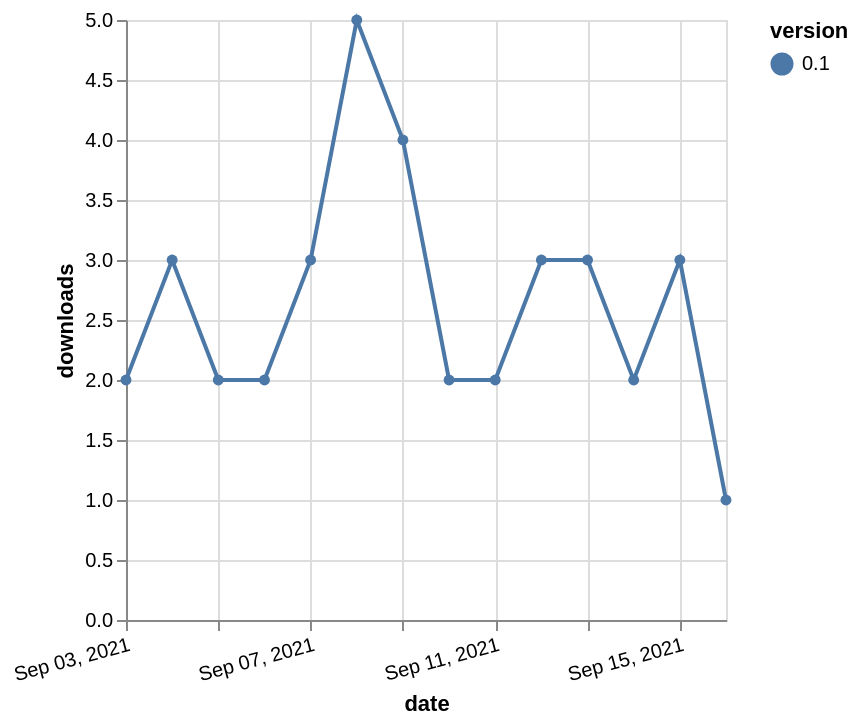

Write a Vega-Lite specification for this figure.
### Vega-Lite specification from a JSON file in a GitHub repository (floating-point values rounded to 4 significant figures)
{"$schema": "https://vega.github.io/schema/vega-lite/v5.json", "description": "A simple bar chart with embedded data.", "data": {"values": [{"date": "2021-09-03", "total": 1001, "delta": 2, "version": "0.1"}, {"date": "2021-09-04", "total": 1004, "delta": 3, "version": "0.1"}, {"date": "2021-09-05", "total": 1006, "delta": 2, "version": "0.1"}, {"date": "2021-09-06", "total": 1008, "delta": 2, "version": "0.1"}, {"date": "2021-09-07", "total": 1011, "delta": 3, "version": "0.1"}, {"date": "2021-09-08", "total": 1016, "delta": 5, "version": "0.1"}, {"date": "2021-09-09", "total": 1020, "delta": 4, "version": "0.1"}, {"date": "2021-09-10", "total": 1022, "delta": 2, "version": "0.1"}, {"date": "2021-09-11", "total": 1024, "delta": 2, "version": "0.1"}, {"date": "2021-09-12", "total": 1027, "delta": 3, "version": "0.1"}, {"date": "2021-09-13", "total": 1030, "delta": 3, "version": "0.1"}, {"date": "2021-09-14", "total": 1032, "delta": 2, "version": "0.1"}, {"date": "2021-09-15", "total": 1035, "delta": 3, "version": "0.1"}, {"date": "2021-09-16", "total": 1036, "delta": 1, "version": "0.1"}]}, "width": "container", "mark": {"type": "line", "point": {"filled": true}}, "encoding": {"x": {"field": "date", "type": "temporal", "timeUnit": "yearmonthdate", "title": "date", "axis": {"labelAngle": -15}}, "y": {"field": "delta", "type": "quantitative", "title": "downloads"}, "color": {"field": "version", "type": "nominal"}, "tooltip": {"field": "delta"}}}
